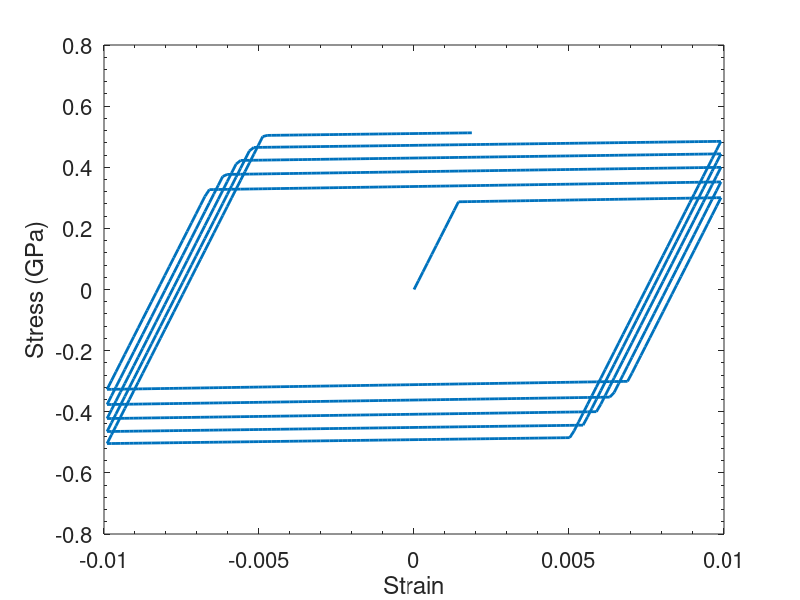

MATLAB code for this plot:
% Problem 9.2

clear; clc;

% Set up material properties
E   = 200e9;     % Young Modulus N/m^2
S_0 = 287e6;     % Initial Yield N/m^2
H_0 = 2000e6;    % Hardening N/m^2
S_s = 995e6;     % Saturation Yield N/m^2
r   = 0.6255;    % Hardening Exponent [-]
H   = @(x) H_0*(1 - x/S_s)^r; % Hardening rate

% Select model type (true for linear, false nonlinear)
linear = false;

eps_f = 0.01;  % Max Strain
dot_e = 0.001; % Strain Rate

% Timestep size param 0.1, 0.5, 1, 2, 5
beta  = 0.1;         

d_eps = beta*(S_0/E);    % Strain step
dt    = d_eps/dot_e; % Time step

% Select number of cycles (0.25 for monotonic)
cycles = 5;
steps = floor(4*cycles*(eps_f/d_eps));

% Initialize/allocate data arrays
eps    = zeros(1,steps+1);  % Strains
eps_p  = zeros(1,steps+1);  % Plastic Strains
sigma  = zeros(1,steps+1);  % Stresses
S      = zeros(1,steps+1);  % Flow Stress
S(1)   = S_0;
branch = 1;
tol    = 1e-10;

for i=2:(steps+1) 
    % Compute strain
    eps(i) = eps(i-1) + branch*d_eps;
    if (eps(i) > eps_f+tol)
        branch = -1;
        eps(i) = eps(i-1) + branch*d_eps;
    elseif (eps(i) < -eps_f-tol)
        branch = 1;
        eps(i) = eps(i-1) + branch*d_eps;
    end
    
    % Compute trial state
    sigma_tr = sigma(i-1)+E*branch*d_eps;
    eps_p_tr = eps_p(i-1);
    S_tr     = S(i-1);
    f_tr     = abs(sigma_tr)-S_tr;
    
    % Check trial state
    if (f_tr <= 0)
        sigma(i) = sigma_tr;
        eps_p(i) = eps_p_tr;
        S(i)     = S_tr;
    else
        % Correct trial state
        if linear
            d_eps_p = f_tr/(E+H_0);
            S(i)    = S(i-1) + H_0*d_eps_p;
        else
            g       = @(x) x - S_tr - H(x)*...
                  (abs(sigma_tr)-x)/E;
            S(i)    = fzero(g,[S_tr S_s]);
            d_eps_p = (abs(sigma_tr)-S(i))/E;
        end
        eps_p(i) = eps_p(i-1)+d_eps_p*sign(sigma_tr);
        sigma(i) = E*(eps(i)-eps_p(i));
    end
end

plot(eps,sigma/1e9,'LineWidth',2); 
xlabel('Strain','FontSize',16);
ylabel('Stress (GPa)','FontSize',16);
set(gca,'XMinorTick','On','YMinorTick','On',...
  'FontSize',16);

